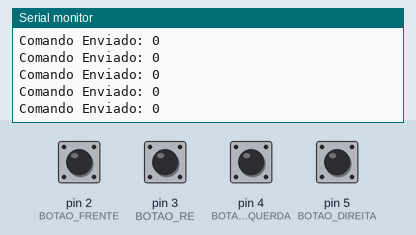
Recording of a sketch running on a simulated Arduino Uno, built with avr-gcc and run on an emulated ATmega328P. Shown: the last lines printed to the serial monitor. The test bench sets the inputs (shaded band); at power-on: pin 2 (BOTAO_FRENTE), pin 3 (BOTAO_RE), pin 4 (BOTAO_ESQUERDA), pin 5 (BOTAO_DIREITA) HIGH. No radio packets arrive unless stated.

Above: at 1.2 s.
1.3 s: pin 2 (BOTAO_FRENTE) pulled LOW for 0.15 s
At 1.33 s:
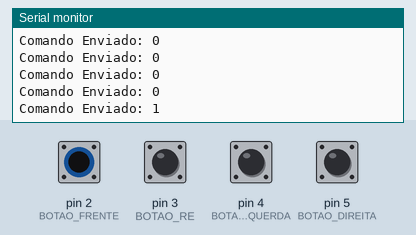
4.4 s: pin 3 (BOTAO_RE) pulled LOW for 0.15 s
At 4.49 s:
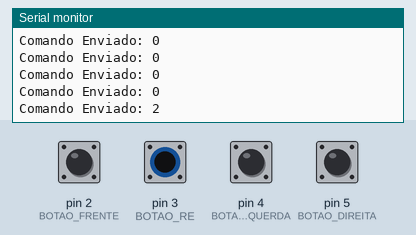
6.0 s: pin 4 (BOTAO_ESQUERDA) pulled LOW for 0.15 s
At 6.01 s:
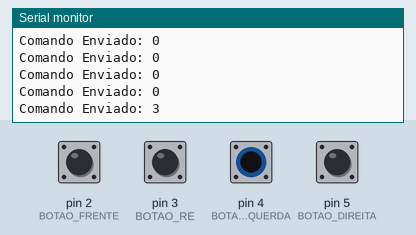
7.6 s: pin 5 (BOTAO_DIREITA) pulled LOW for 0.15 s
At 7.64 s:
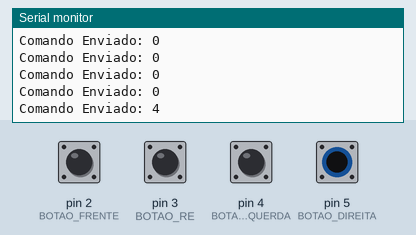
Timing chart, 0 to 10.2 s (numbered marks = the images above; inputs shaded):
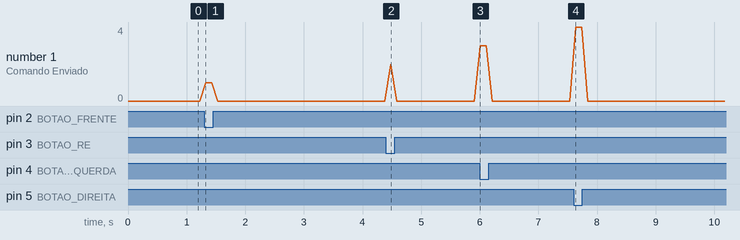

Measured:
- after the input at 1.3 s, the serial monitor: prints a new line at once (image 1)
- after the input at 4.4 s, the serial monitor: prints a new line after 0.08 s (image 2)
- after the input at 6.0 s, the serial monitor: prints a new line at once (image 3)
- after the input at 7.6 s, the serial monitor: prints a new line at once (image 4)

The sketch:

Transmissor_vsss.ino
```cpp
#include <SPI.h>
#include <nRF24L01.h>
#include <RF24.h>

// Definição dos pinos do NRF24L01
#define CE_PIN 10
#define CSN_PIN 9

// Definição dos botões de controle
#define BOTAO_FRENTE 2
#define BOTAO_RE 3
#define BOTAO_ESQUERDA 4
#define BOTAO_DIREITA 5

RF24 radio(CE_PIN, CSN_PIN);

// Endereço de comunicação NRF24L01
const byte endereco[6] = "00001";

struct PacoteDados {
    int comando; // 0 = Parado, 1 = Frente, 2 = Ré, 3 = Esquerda, 4 = Direita
};
PacoteDados dadosEnvio;

void setup() {
    Serial.begin(9600);

    pinMode(BOTAO_FRENTE, INPUT_PULLUP);
    pinMode(BOTAO_RE, INPUT_PULLUP);
    pinMode(BOTAO_ESQUERDA, INPUT_PULLUP);
    pinMode(BOTAO_DIREITA, INPUT_PULLUP);

    radio.begin();
    radio.openWritingPipe(endereco);
    radio.setPALevel(RF24_PA_LOW);
    radio.stopListening();
}

void loop() {
    int comando = 0;

    if (digitalRead(BOTAO_FRENTE) == LOW) {
        comando = 1;
    } else if (digitalRead(BOTAO_RE) == LOW) {
        comando = 2;
    } else if (digitalRead(BOTAO_ESQUERDA) == LOW) {
        comando = 3;
    } else if (digitalRead(BOTAO_DIREITA) == LOW) {
        comando = 4;
    }

    dadosEnvio.comando = comando;
    radio.write(&dadosEnvio, sizeof(dadosEnvio));

    Serial.print("Comando Enviado: ");
    Serial.println(comando);

    delay(100);
}
```
